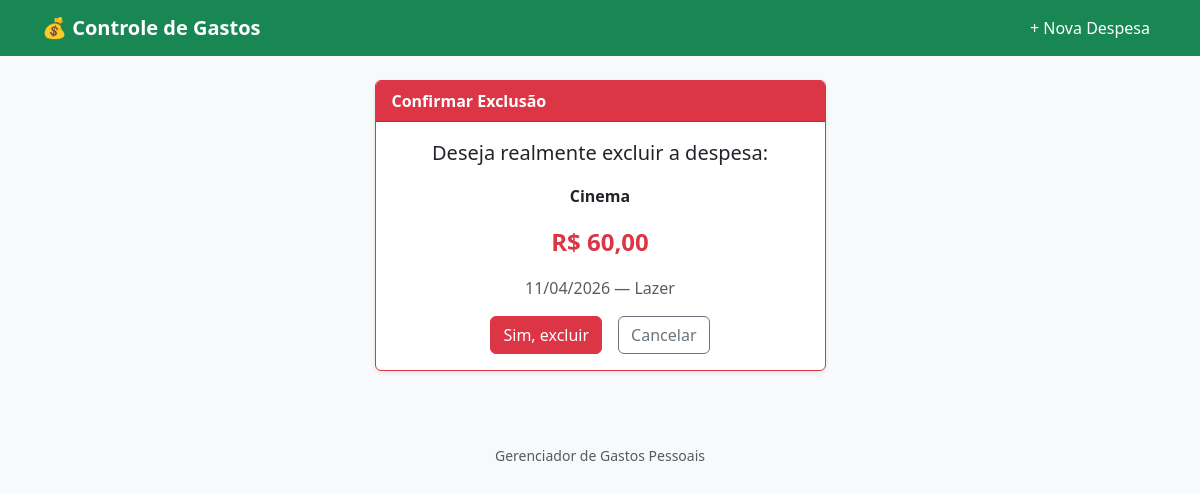
The app's page /excluir/2/ with its own data.
### gastos/models.py (models this page shows, shortened)
class Despesa(models.Model):
    descricao = models.CharField("Descrição", max_length=200)
    valor = models.DecimalField(
        "Valor (R$)",
        max_digits=10,
        decimal_places=2,
        validators=[MinValueValidator(Decimal("0.01"))],
    )
    categoria = models.CharField(
        "Categoria",
        max_length=20,
        choices=CATEGORIAS,
        default="outros",
    )
    data = models.DateField("Data")
    criado_em = models.DateTimeField("Criado em", auto_now_add=True)
    class Meta:
        ordering = ["-data", "-criado_em"]
        verbose_name = "Despesa"
        verbose_name_plural = "Despesas"

### gastos/views.py (the view)
# urls.py: path("excluir/<int:pk>/", views.excluir, name="excluir"),
def excluir(request, pk):
    despesa = get_object_or_404(Despesa, pk=pk)
    if request.method == "POST":
        despesa.delete()
        messages.success(request, "Despesa removida com sucesso!")
        return redirect("gastos:index")
    return render(request, "gastos/confirmar_exclusao.html", {"despesa": despesa})

### gastos/templates/gastos/confirmar_exclusao.html (shortened to what this page needs)
{% extends "gastos/base.html" %}
{% block content %}
<div class="row justify-content-center">
    <div class="col-md-5">
        <div class="card border-danger">
            <div class="card-header bg-danger text-white fw-semibold">Confirmar Exclusão</div>
            <div class="card-body text-center">
                <p class="fs-5">Deseja realmente excluir a despesa:</p>
                <p class="fw-bold">{{ despesa.descricao }}</p>
                <p class="text-danger fw-bold fs-4">R$ {{ despesa.valor|floatformat:2 }}</p>
                <p class="text-muted">{{ despesa.data|date:"d/m/Y" }} — {{ despesa.get_categoria_display }}</p>
                <form method="post" class="d-flex justify-content-center gap-3 mt-3">
                    <button type="submit" class="btn btn-danger">Sim, excluir</button>
                    <a href="{% url 'gastos:index' %}" class="btn btn-outline-secondary">Cancelar</a>
                </form>
            </div>
        </div>
    </div>
</div>
{% endblock %}

### gastos/templates/gastos/base.html (style rules this page uses)
body { background-color: #f8f9fa; }
.card { box-shadow: 0 2px 4px rgba(0,0,0,.08); }

### records on screen
Despesa: descricao "Cinema", valor "60,00", data "11/04/2026", categoria "Lazer"
